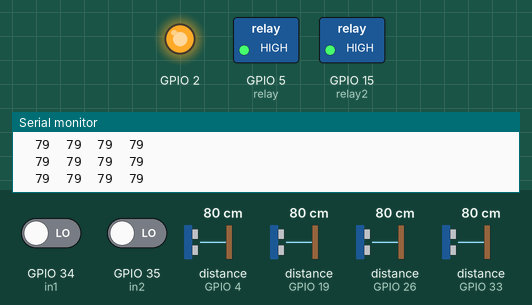
Recording of a sketch running on a simulated ESP32. Shown: switched loads named in the sketch (green lamp = pin HIGH), output pins drawn as LEDs (lit = HIGH), the last lines printed to the serial monitor. Wiring (inferred from the names in the program): 4 × ultrasonic range finder: trigger GPIO 18, echo GPIO 19 / trigger GPIO 23, echo GPIO 4 / trigger GPIO 25, echo GPIO 26 / trigger GPIO 32, echo GPIO 33. The test bench sets the inputs (shaded band); at power-on: GPIO 34 (in1) LOW, distance to the obstacle (sensors on GPIO 4, GPIO 19, GPIO 26, GPIO 33) 80 cm, GPIO 35 (in2) LOW. The echo pulse lasts 58.3 µs per cm; pins used as bus, display or sensor lines are not drawn.

Above: at 2.2 s.
2.3 s: GPIO 34 (in1) driven HIGH
At 3.4 s:
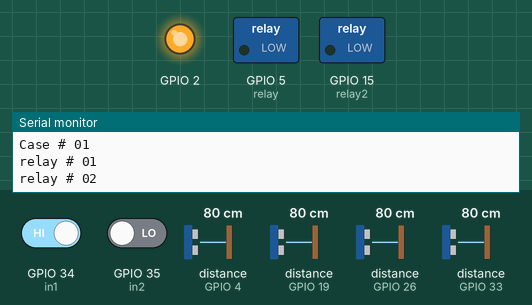
3.8 s: distance to the obstacle (sensor on GPIO 4) set to 94 cm
At 4.8 s:
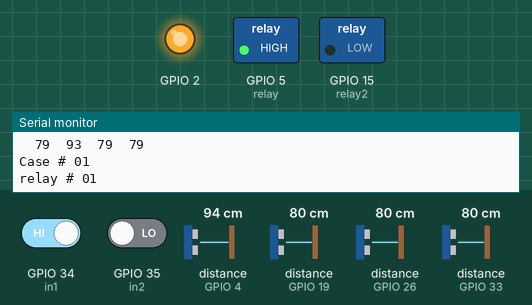
5.3 s: distance to the obstacle (sensor on GPIO 4) set to 2 cm
At 6.5 s:
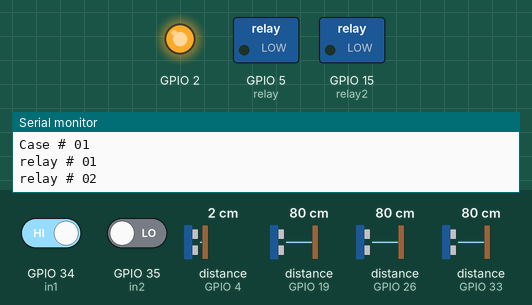
6.8 s: distance to the obstacle (sensor on GPIO 19) set to 86 cm
8.3 s: distance to the obstacle (sensor on GPIO 19) set to 96 cm
At 8.8 s:
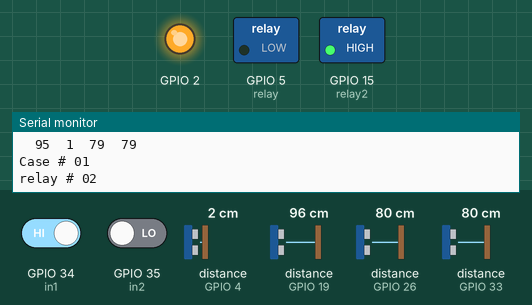
9.8 s: distance to the obstacle (sensor on GPIO 19) set to 2 cm
At 10.4 s:
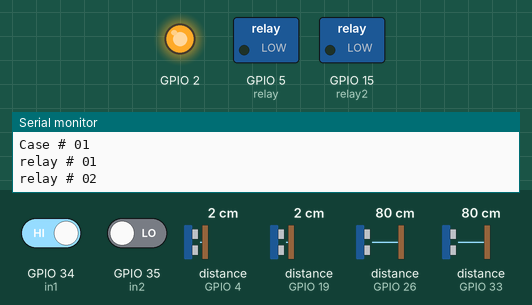
Timing chart, 0 to 12.3 s (numbered marks = the images above; inputs shaded):
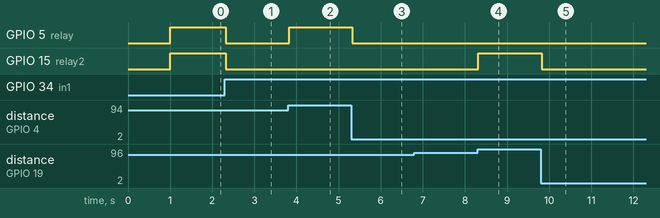

The sketch:

JSN-SR04T_ESP32.ino
```cpp
const int limit = 90;

//front sensor - 1
const int trigPin1 = 18;
const int echoPin1 = 19;

//back sensor -  2
const int trigPin2 = 23;
const int echoPin2 = 4;

//right sensor - 3
const int trigPin3 = 25;
const int echoPin3 = 26;

// left sensor - 4
const int trigPin4 = 32;
const int echoPin4 = 33;

const int in1 = 34;
const int in2 = 35;
const int relay = 5;
const int relay2 = 15;

void setup() {
  Serial.begin(115200);
  pinMode(2, OUTPUT);
  digitalWrite(2, HIGH);
  pinMode(trigPin1, OUTPUT);
  pinMode(echoPin1, INPUT);
  pinMode(trigPin2, OUTPUT);
  pinMode(echoPin2, INPUT);
  pinMode(trigPin3, OUTPUT);
  pinMode(echoPin3, INPUT);
  pinMode(trigPin4, OUTPUT);
  pinMode(echoPin4, INPUT);

  pinMode(in1, INPUT);
  pinMode(in2, INPUT);
  pinMode(relay, OUTPUT);
  pinMode(relay2, OUTPUT);

  digitalWrite(relay, LOW);
  digitalWrite(relay2, LOW);
  delay(1000);
  digitalWrite(relay, HIGH);
  digitalWrite(relay2, HIGH);
}


unsigned long pmillis = 0;
long front = 0, back = 0, left = 0, right = 0;
void loop() {
  int val1 = digitalRead(in1);  // 0 on Input Signal - NPN NO
  int val2 = digitalRead(in2);
  front = read_ultra(trigPin1, echoPin1);
  back = read_ultra(trigPin2, echoPin2);
  right = read_ultra(trigPin3, echoPin3);
  left = read_ultra(trigPin4, echoPin4);

  // Serial.print(val1);
  // Serial.print("\t");
  // Serial.println(val2);
  Serial.print("\t");
  Serial.print(front);
  Serial.print("\t");
  Serial.print(back);
  Serial.print("\t");
  Serial.print(right);
  Serial.print("\t");
  Serial.println(left);

  if (val1 == 1 && val2 == 0) {  // Input : 0 0 - front
    Serial.println("Case # 01");
    if (front < limit) {
      Serial.println("relay # 01");
      digitalWrite(relay2, LOW);
    } else {
      digitalWrite(relay2, HIGH);
    }
    if (back < limit) {
      Serial.println("relay # 02");
      digitalWrite(relay, LOW);
    } else {
      digitalWrite(relay, HIGH);
    }
  } else if (val1 == 0 && val2 == 1) {  // Input : 0 1 - left
    Serial.println("Case # 02");
    if (left < limit) {
      Serial.println("relay # 01");
      digitalWrite(relay, LOW);
    } else {
      digitalWrite(relay, HIGH);
    }
    if (right < limit) {
      Serial.println("relay # 02");
      digitalWrite(relay2, LOW);
    } else {
      digitalWrite(relay2, HIGH);
    }
  } else {
    digitalWrite(relay, HIGH);
    digitalWrite(relay2, HIGH);
  }
}


long read_ultra(int trigPin, int echoPin) {
  digitalWrite(trigPin, LOW);
  delayMicroseconds(5);
  digitalWrite(trigPin, HIGH);
  delayMicroseconds(20);
  digitalWrite(trigPin, LOW);

  long duration = pulseIn(echoPin, HIGH);
  long distance = (duration * 0.034) / 2;
  // double dis_inch = distance / 2.54;
  // double dis_foot = dis_inch / 12.0;
  return distance;
}

// Serial.print("Distance : ");
// Serial.print(distance);
// Serial.print("\t");
// Serial.print(dis_inch);
// Serial.print("\t");
// Serial.println(dis_foot);
```

Measured:
- the behaviour switches between 90 and 91 cm on distance to the obstacle (sensor on GPIO 4) (found by bisection; images 1 and 2)
- the behaviour switches between 90 and 91 cm on distance to the obstacle (sensor on GPIO 19) (found by bisection; images 3 and 4)
- after the input at 2.3 s, GPIO 5 (relay), GPIO 15 (relay2): HIGH → LOW at once
- after the input at 3.8 s, GPIO 5 (relay): LOW → HIGH at once
- after the input at 5.3 s, GPIO 5 (relay): HIGH → LOW at once
- after the input at 8.3 s, GPIO 15 (relay2): LOW → HIGH at once
- after the input at 9.8 s, GPIO 15 (relay2): HIGH → LOW at once
